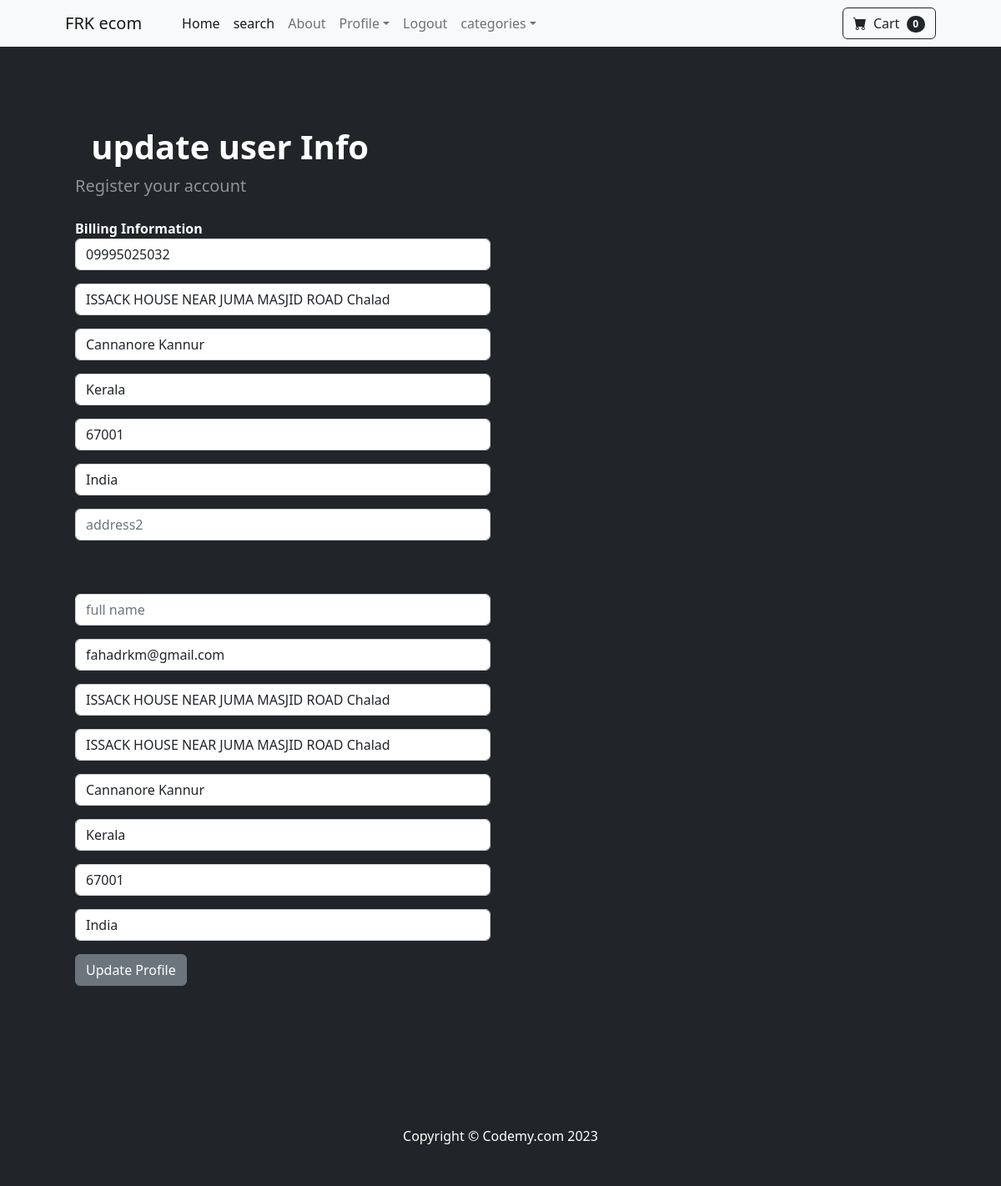
/update_info/ (signed in), run on the app's committed database.
### store/models.py (models this page shows)
class Profile(models.Model):
    user = models.OneToOneField(User,on_delete=models.CASCADE)
    date_modified = models.DateTimeField(User,auto_now=True)
    phone = models.CharField(max_length=15,blank=True)
    address1 = models.CharField(max_length=200,blank=True)
    address2 = models.CharField(max_length=200,blank=True)
    city = models.CharField(max_length=200,blank=True)
    state = models.CharField(max_length=200,blank=True)
    pincode = models.CharField(max_length=200,blank=True)
    country = models.CharField(max_length=200,blank=True)
    old_cart= models.CharField(max_length=200,blank=True,null=True)

### payment/models.py (models this page shows, shortened)
class ShippingAddress(models.Model):
    user=models.ForeignKey(User,on_delete=models.CASCADE,null=True,blank=True)
    shipping_full_name=models.CharField(max_length=150)
    shipping_email=models.CharField(max_length=150)
    shipping_address1=models.CharField(max_length=150)
    shipping_address2=models.CharField(max_length=150,null=True,blank=True)
    shipping_city=models.CharField(max_length=150)
    shipping_state=models.CharField(max_length=150)
    shipping_pincode=models.CharField(max_length=150)
    shipping_country=models.CharField(max_length=150)
    class Meta:
        verbose_name_plural="shipping address"

### store/views.py (the view)
# urls.py: path('update_info/',views.update_info, name='update_info'),
def update_info(request):
	if request.user.is_authenticated:
		current_user = Profile.objects.get(user__id=request.user.id)
		shipping_user, created = ShippingAddress.objects.get_or_create(user=request.user)
		form = UserInfoForm(request.POST or None, instance=current_user)
		shipping_form = ShippingForm(request.POST or None, instance=shipping_user)
		if form.is_valid() or shipping_form.is_valid():
			form.save()
			shipping_form.save()
			messages.success(request, "Your Info Has Been Updated!!")
			return redirect('home')
		return render(request, "update_info.html", {'form':form, 'shipping_form':shipping_form})
	else:
		messages.success(request, "You Must Be Logged In To Access That Page!!")
		return redirect('home')

### store/forms.py
class UserInfoForm(forms.ModelForm):
	phone = forms.CharField(label='',widget=forms.TextInput(attrs={'class':'form-control','placeholder':'phone'}),required=False)
	address1 = forms.CharField(label='',widget=forms.TextInput(attrs={'class':'form-control','placeholder':'address1'}),required=False)
	address2 = forms.CharField(label='',widget=forms.TextInput(attrs={'class':'form-control','placeholder':'address2'}),required=False)
	city = forms.CharField(label='',widget=forms.TextInput(attrs={'class':'form-control','placeholder':'city'}),required=False)
	state = forms.CharField(label='',widget=forms.TextInput(attrs={'class':'form-control','placeholder':'state'}),required=False)
	pincode = forms.CharField(label='',widget=forms.TextInput(attrs={'class':'form-control','placeholder':'pincode'}),required=False)
	country = forms.CharField(label='',widget=forms.TextInput(attrs={'class':'form-control','placeholder':'country'}),required=False)
	class Meta:
		model= Profile
		fields=('phone','address1','city','state','pincode','country',)

### cart/cart.py (called while the page is built)
    def __len__(self):
        return len(self.cart)

### cart/context_processors.py (called while the page is built)
def cart(request):
	return {'cart': Cart(request)}

### store/templates/update_info.html (shortened to what this page needs)
{% extends 'base.html' %}
{% block content %}
 <header class="bg-dark py-5">
    <div class="container px-4 px-lg-5 my-5">
        <div class="text-left text-white">
            <h1 class="display-9 fw-bolder">&nbsp; &nbsp;update user Info</h1>
            <div class="container">
                <div class="row" >
                        <div class="col-6">
                            <p class="lead fw-normal text-white-50 mb-0">Register your account</p>
                            <br>
                            <strong>Billing Information</strong>
                            <br>
                            <form method="POST" action="{% url 'update_info' %}">
                                {{ form.as_p }}
                                <br/> <br>
                                {{ shipping_form.as_p }}
                                <button type="submit" class="btn btn-secondary">
                                    Update Profile
                                </button>
                            </form>
                            <br/>
                        </div>
                </div>
            </div>
        </div>
    </div>
</header>
{% endblock %}

### data on the page
Profile: phone "09995025032", address1 "ISSACK HOUSE NEAR JUMA MASJID ROAD Chalad", city "Cannanore Kannur", state "Kerala", pincode "67001", country "India"
ShippingAddress: shipping_email "fahadrkm@gmail.com", shipping_address1 "ISSACK HOUSE NEAR JUMA MASJID ROAD Chalad", shipping_address2 "ISSACK HOUSE NEAR JUMA MASJID ROAD Chalad", shipping_city "Cannanore Kannur", shipping_state "Kerala", shipping_pincode "67001", shipping_country "India"

### other printed values
{{ cart|length }} "0"
